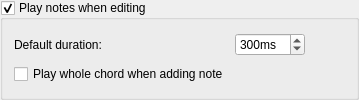
        <widget class="QGroupBox" name="playNotes">
         <property name="mouseTracking">
          <bool>true</bool>
         </property>
         <property name="accessibleName">
          <string>Play notes when editing</string>
         </property>
         <property name="title">
          <string>Play notes when editing</string>
         </property>
         <property name="checkable">
          <bool>true</bool>
         </property>
         <property name="checked">
          <bool>true</bool>
         </property>
         <layout class="QGridLayout" name="gridLayout_4">
          <item row="0" column="0">
           <widget class="QLabel" name="label_37">
            <property name="text">
             <string>Default duration:</string>
            </property>
           </widget>
          </item>
          <item row="0" column="1">
           <widget class="QSpinBox" name="defaultPlayDuration">
            <property name="accessibleName">
             <string>Default duration</string>
            </property>
            <property name="suffix">
             <string extracomment="milliseconds">ms</string>
            </property>
            <property name="minimum">
             <number>20</number>
            </property>
            <property name="maximum">
             <number>2000</number>
            </property>
            <property name="singleStep">
             <number>100</number>
            </property>
            <property name="value">
             <number>300</number>
            </property>
           </widget>
          </item>
          <item row="1" column="0">
           <widget class="QCheckBox" name="playChordOnAddNote">
            <property name="accessibleName">
             <string>Play whole chord when adding note</string>
            </property>
            <property name="text">
             <string>Play whole chord when adding note</string>
            </property>
           </widget>
          </item>
          <item row="0" column="2">
           <spacer name="horizontalSpacer_2">
            <property name="orientation">
             <enum>Qt::Horizontal</enum>
            </property>
            <property name="sizeHint" stdset="0">
             <size>
              <width>40</width>
              <height>20</height>
             </size>
            </property>
           </spacer>
          </item>
         </layout>
        </widget>
